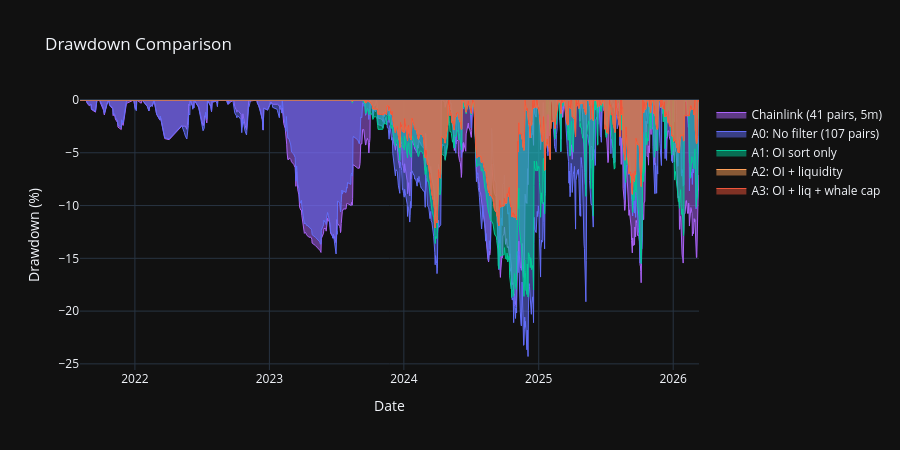

Source (notebook cell):
### Code cell
# Drawdown comparison
fig = go.Figure()
for i, strategy in enumerate(cumulative.columns):
    equity = cumulative[strategy] + STARTING_BALANCE
    running_max = equity.cummax()
    drawdown_pct = (equity - running_max) / running_max * 100

    fig.add_trace(go.Scatter(
        x=[str(d) for d in cumulative.index],
        y=drawdown_pct,
        mode='lines',
        name=strategy,
        fill='tozeroy',
        line=dict(width=1, color=colors[i % len(colors)]),
        opacity=0.6,
    ))

fig.update_layout(
    title='Drawdown Comparison',
    xaxis_title='Date',
    yaxis_title='Drawdown (%)',
    height=450,
    hovermode='x unified',
    template='plotly_dark',
)
fig.show()

### Figure 1 — Plotly figure (JSON) as saved in the notebook; plotly's stock layout.template omitted (floating-point values rounded to 4 significant figures; data arrays with more than 128 entries replaced by an {"elided": "..."} marker saying what was removed)
{"data": [{"fill": "tozeroy", "line": {"color": "#AB63FA", "width": 1}, "mode": "lines", "name": "Chainlink (41 pairs, 5m)", "opacity": 0.6, "type": "scatter", "x": {"elided": "984 str values"}, "y": {"elided": "984 float values"}}, {"fill": "tozeroy", "line": {"color": "#636EFA", "width": 1}, "mode": "lines", "name": "A0: No filter (107 pairs)", "opacity": 0.6, "type": "scatter", "x": {"elided": "984 str values"}, "y": {"elided": "984 float values"}}, {"fill": "tozeroy", "line": {"color": "#00CC96", "width": 1}, "mode": "lines", "name": "A1: OI sort only", "opacity": 0.6, "type": "scatter", "x": {"elided": "984 str values"}, "y": {"elided": "984 float values"}}, {"fill": "tozeroy", "line": {"color": "#FFA15A", "width": 1}, "mode": "lines", "name": "A2: OI + liquidity", "opacity": 0.6, "type": "scatter", "x": {"elided": "984 str values"}, "y": {"elided": "984 float values"}}, {"fill": "tozeroy", "line": {"color": "#EF553B", "width": 1}, "mode": "lines", "name": "A3: OI + liq + whale cap", "opacity": 0.6, "type": "scatter", "x": {"elided": "984 str values"}, "y": {"elided": "984 float values"}}], "layout": {"height": 450, "hovermode": "x unified", "title": {"text": "Drawdown Comparison"}, "xaxis": {"title": {"text": "Date"}}, "yaxis": {"title": {"text": "Drawdown (%)"}}}}
